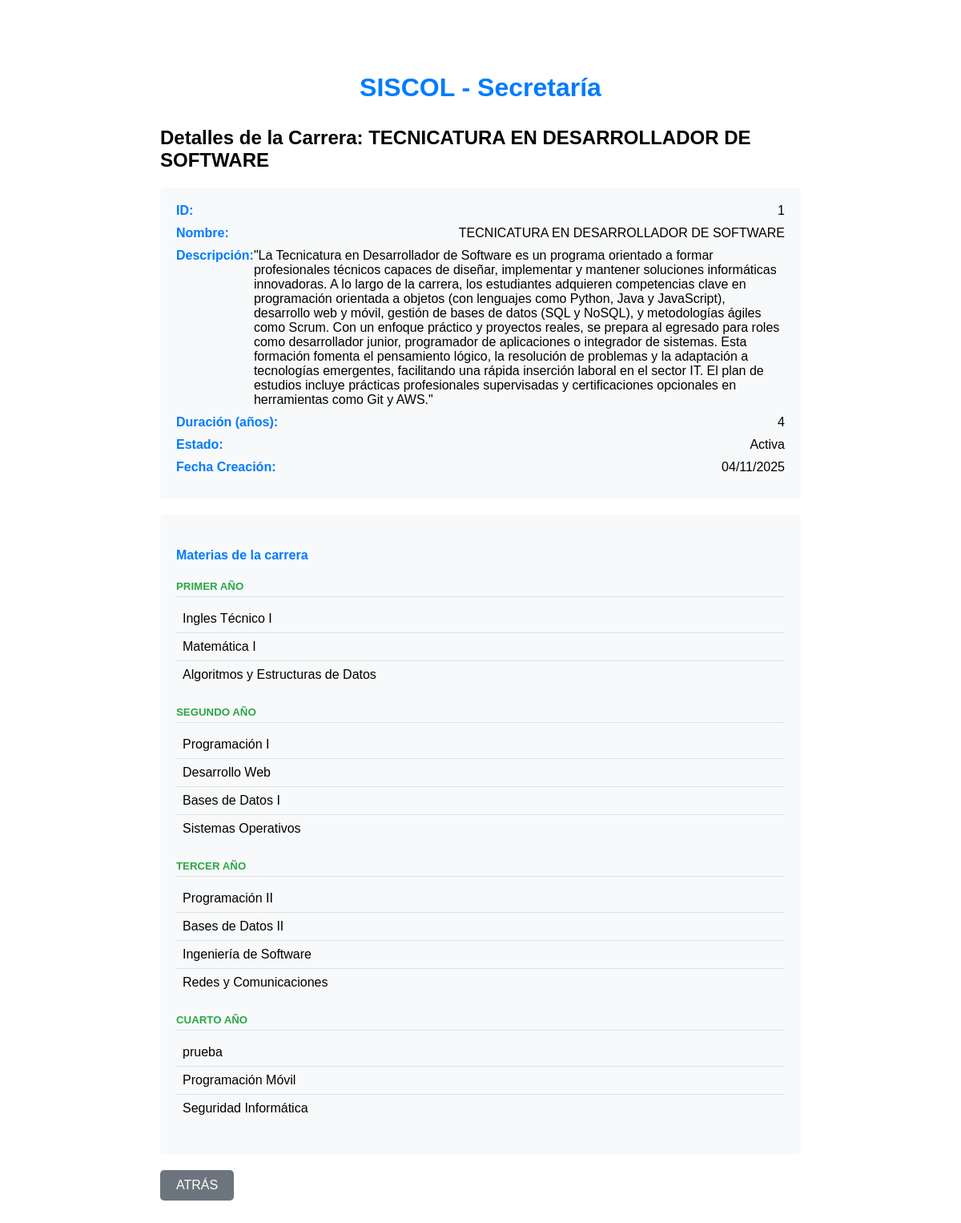
The app's page /secretaria/descripcion_carrera.php?id=1 with its own data.
### tables this page shows
CREATE TABLE `carreras` (
  `id_carrera` int(11) NOT NULL,
  `nombre` varchar(100) NOT NULL COMMENT 'Nombre completo de la carrera',
  `descripcion` text DEFAULT NULL COMMENT 'Descripción detallada de la carrera',
  `duracion` int(11) NOT NULL DEFAULT 4 COMMENT 'Duración de la carrera en años',
  `estado` enum('activa','inactiva','suspendida') NOT NULL DEFAULT 'activa' COMMENT 'Estado actual de la carrera',
  `fecha_creacion` timestamp NOT NULL DEFAULT current_timestamp() COMMENT 'Fecha de creación del registro',
  `fecha_modificacion` timestamp NOT NULL DEFAULT current_timestamp() ON UPDATE current_timestamp() COMMENT 'Fecha de última modificación'
);

### secretaria/descripcion_carrera.php (the view, shortened to what this page needs)
<?php
$id_carrera = (int)($_GET['id'] ?? 0);
$carrera = null;
$materias_por_año = [];
if ($id_carrera > 0) {
    $conn = conectar();
    $sql_carrera = "SELECT id_carrera, nombre, descripcion, duracion, estado, fecha_creacion FROM carreras WHERE id_carrera = ?";
    $stmt_carrera = $conn->prepare($sql_carrera);
    if ($stmt_carrera) {
        $stmt_carrera->bind_param("i", $id_carrera);
        $stmt_carrera->execute();
        $result_carrera = $stmt_carrera->get_result();
        $carrera = $result_carrera->fetch_assoc();
    }
    if ($carrera) {
        $sql_materias = "SELECT nombre, año FROM materias WHERE id_carrera = ? ORDER BY año ASC, fecha_creacion ASC";
        $stmt_materias = $conn->prepare($sql_materias);
        if ($stmt_materias) {
            $stmt_materias->bind_param("i", $id_carrera);
            $stmt_materias->execute();
            $result_materias = $stmt_materias->get_result();
            while ($row_materia = $result_materias->fetch_assoc()) {
                $año = (int)$row_materia['año'];
                if (!isset($materias_por_año[$año])) {
                    $materias_por_año[$año] = [];
                }
                $materias_por_año[$año][] = $row_materia['nombre'];
            }
        }
    }
}
function getNombreAño($numero) {
    $nombres = [
        1 => 'PRIMER AÑO',
        2 => 'SEGUNDO AÑO',
        3 => 'TERCER AÑO',
        4 => 'CUARTO AÑO',
        5 => 'QUINTO AÑO',
        6 => 'SEXTO AÑO',
        7 => 'SÉPTIMO AÑO',
        8 => 'OCTAVO AÑO',
        9 => 'NOVENO AÑO',
        10 => 'DÉCIMO AÑO'
    ];
    return $nombres[$numero] ?? 'AÑO ' . $numero;
}
?>
<!DOCTYPE html>
<html lang="es">
<head>
</head>
<body>
    <h1 class="header">SISCOL - Secretaría</h1>
    <?php if (isset($error)): ?>
        <div class="error"><?php echo htmlspecialchars($error); ?></div>
        <a href="ver_carreras.php" class="btn-atras">ATRÁS</a>
    <?php else: ?>
        <h2>Detalles de la Carrera: <?php echo htmlspecialchars($carrera['nombre']); ?></h2>
        <div class="detail-section">
            <div class="detail-row">
                <span class="detail-label">ID:</span>
                <span><?php echo htmlspecialchars($carrera['id_carrera']); ?></span>
            </div>
            <div class="detail-row">
                <span class="detail-label">Nombre:</span>
                <span><?php echo htmlspecialchars($carrera['nombre']); ?></span>
            </div>
            <div class="detail-row">
                <span class="detail-label">Descripción:</span>
                <span><?php echo nl2br(htmlspecialchars($carrera['descripcion'] ?? 'Sin descripción.')); ?></span>
            </div>
            <div class="detail-row">
                <span class="detail-label">Duración (años):</span>
                <span><?php echo htmlspecialchars($carrera['duracion']); ?></span>
            </div>
            <div class="detail-row">
                <span class="detail-label">Estado:</span>
                <span><?php echo htmlspecialchars(ucfirst($carrera['estado'])); ?></span>
            </div>
            <div class="detail-row">
                <span class="detail-label">Fecha Creación:</span>
                <span><?php echo date('d/m/Y', strtotime($carrera['fecha_creacion'])); ?></span>
            </div>
        </div>
        <div class="materias-section">
            <h4>Materias de la carrera</h4>
            <?php
            for ($i = 1; $i <= $carrera['duracion']; $i++):
                if (isset($materias_por_año[$i]) && !empty($materias_por_año[$i])):
            ?>
                <div class="año-section">
                    <h5><?php echo getNombreAño($i); ?></h5>
                    <ul>
                        <?php foreach ($materias_por_año[$i] as $materia): ?>
                            <li><?php echo htmlspecialchars($materia); ?></li>
                        <?php endforeach; ?>
                    </ul>
                </div>
            <?php
                endif;
            endfor;
            ?>
        </div>
        <a href="ver_carreras.php" class="btn-atras">ATRÁS</a>
    <?php endif; ?>
</body>
</html>

### secretaria/descripcion_carrera.php (style rules this page uses)
body { font-family: Arial, sans-serif; max-width: 800px; margin: 50px auto; padding: 20px; }
.header { text-align: center; color: #007bff; margin-bottom: 30px; }
.detail-section { background: #f8f9fa; padding: 20px; border-radius: 5px; margin-bottom: 20px; }
.detail-row { display: flex; justify-content: space-between; margin-bottom: 10px; font-size: 16px; }
.detail-label { font-weight: bold; color: #007bff; }
.materias-section { background: #f8f9fa; padding: 20px; border-radius: 5px; }
.materias-section h4 { color: #007bff; margin-bottom: 10px; }
.año-section { margin-bottom: 20px; }
.año-section h5 { color: #28a745; margin-bottom: 10px; border-bottom: 1px solid #dee2e6; padding-bottom: 5px; }
.año-section ul { list-style-type: none; padding: 0; margin: 0; }
.año-section li { padding: 8px; border-bottom: 1px solid #dee2e6; }
.año-section li:last-child { border-bottom: none; }
.btn-atras { background: #6c757d; color: white; padding: 10px 20px; border: none; cursor: pointer; border-radius: 5px; text-decoration: none; display: inline-block; margin-top: 20px; }

### records on screen
carreras: nombre "TECNICATURA EN DESARROLLADOR DE SOFTWARE", id_carrera "1", descripcion "\"La Tecnicatura en Desarrollador de Software es un programa orientado a formar profesionales técnicos capaces de diseñar, implementar y mantener soluciones informáticas innovadoras. A lo largo de la carrera, los estudiantes adquieren competencias clave en programación orientada a objetos (con lenguajes como Python, Java y JavaScript), desarrollo web y móvil, gestión de bases de datos (SQL y NoSQL), y metodologías ágiles como Scrum. Con un enfoque práctico y proyectos reales, se prepara al egresado para roles como desarrollador junior, programador de aplicaciones o integrador de sistemas. Esta formación fomenta el pensamiento lógico, la resolución de problemas y la adaptación a tecnologías…", duracion "4", estado "Activa", fecha_creacion "04/11/2025", duracion "CUARTO AÑO", materia "prueba", materia "Programación Móvil", materia "Seguridad Informática"

### other values on screen
getNombreAño($i) "PRIMER AÑO"
$materia "Ingles Técnico I"
$materia "Matemática I"
$materia "Algoritmos y Estructuras de Datos"
getNombreAño($i) "SEGUNDO AÑO"
$materia "Programación I"
$materia "Desarrollo Web"
$materia "Bases de Datos I"
$materia "Sistemas Operativos"
getNombreAño($i) "TERCER AÑO"
$materia "Programación II"
$materia "Bases de Datos II"
$materia "Ingeniería de Software"
$materia "Redes y Comunicaciones"
